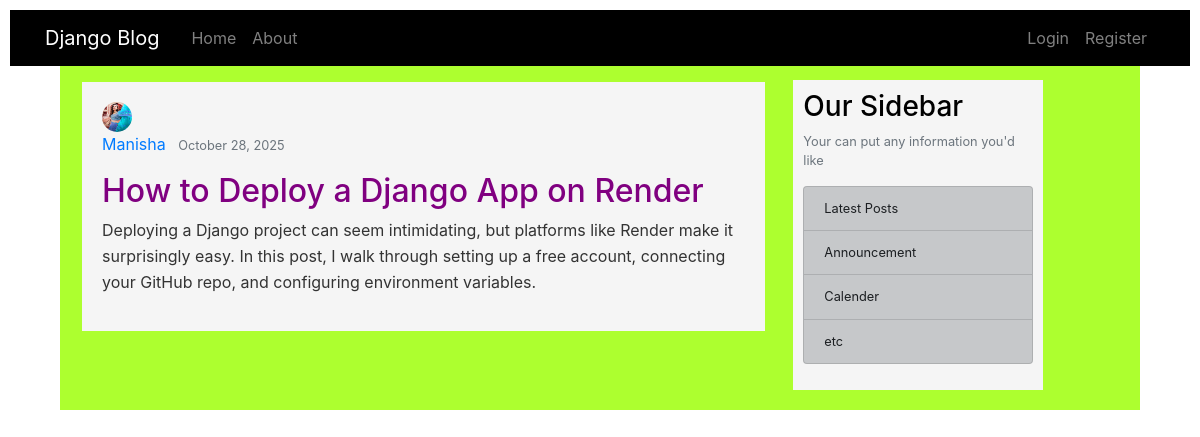
/blog/post/18/, run on the app's committed database.
### blog/models.py (models this page shows, shortened)
class Post(models.Model):
	title=models.CharField(max_length=200)
	content=models.TextField()
	date_posted=models.DateTimeField(default=timezone.now)#auto_now_add=True when we need only date when post is posted , default=timezone.now when we ant to chnage dtae modified
	author=models.ForeignKey(User,on_delete=models.CASCADE)#when we want unique author for his post and also delete post when author deleted

### users/models.py (models this page shows, shortened)
class Profile(models.Model):
	user = models.OneToOneField(User,on_delete=models.CASCADE)
	image = models.ImageField(default='default.jpg',upload_to='profile_pics')

### blog/views.py (the view)
# urls.py: path('post/<int:pk>/', PostDetailView.as_view(),name='post-detail'),#show post by primary key int
class PostDetailView(DetailView):
	model =Post

### blog/templates/blog/post_detail.html (shortened to what this page needs)
{% extends "blog/base.html" %}
{% load static %}
{% block content %}
  <article class ="media content-section article">
    <img class ="rounded-circle article-img" src="{{object.author.profile.image.url}}">
    <div class ="media-body">
      <div class="article-metadata">
    <a class="mr-2" href="{% url 'user-posts' object.author.username %}">{{object.author}}</a>
    <small class="text-muted">{{ object.date_posted|date:"F d, Y" }}</p>
      </div>
      <h2 class="article-title">{{object.title}}</h2>
      <p class="article-content">{{object.content}}</p>
  </div>
  </article>
	{% endblock %}

### blog/static/css/style.css (style rules this page uses)
body { background-color: #fff; }
.content-section { display: inline-grid; color: #000; width:250px; padding: 10px; background-color: whitesmoke; }
.article { background-color: whitesmoke; padding: 20px; width: 100%; margin: 2px; }
.article-title { color: purple; font-size: 2rem; }
.article-content { color: #333; line-height: 1.6; font-size: 1rem; }
.article-img { width: 30px !important; height: 30px !important; }

### data on the page
Post: author.profile.image (picture), author "Manisha", date_posted "October 28, 2025", title "How to Deploy a Django App on Render", content "Deploying a Django project can seem intimidating, but platforms like Render make it surprisingly easy. In this post, I walk through setting up a free account, connecting your GitHub repo, and configuring environment variables."
